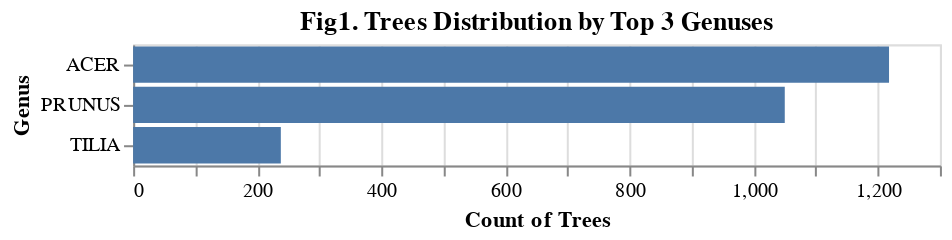

Here is the notebook cell this chart was saved with:
### Code cell
top_genus_bar=alt.Chart(tree_df[tree_df["genus_name"].isin(top3_genus_list)]).mark_bar().encode(
    alt.Y("genus_name", title="Genus"),
    alt.X("count()", title="Count of Trees")
).properties(
    title="Fig1. Trees Distribution by Top 3 Genuses"
)
top_genus_bar

### Figure 1 — Vega-Lite specification as saved in the notebook (floating-point values rounded to 4 significant figures; data arrays with more than 128 entries replaced by an {"elided": "..."} marker saying what was removed)
{"config": {"view": {"continuousWidth": 400, "continuousHeight": 300}}, "data": {"name": "data-6b20f6159349aa8476d592d696d1bd29"}, "mark": "bar", "encoding": {"x": {"aggregate": "count", "title": "Count of Trees", "type": "quantitative"}, "y": {"field": "genus_name", "title": "Genus", "type": "nominal"}}, "title": "Fig1. Trees Distribution by Top 3 Genuses", "$schema": "https://vega.github.io/schema/vega-lite/v4.17.0.json", "datasets": {"data-6b20f6159349aa8476d592d696d1bd29": {"elided": "2506 records"}}}
